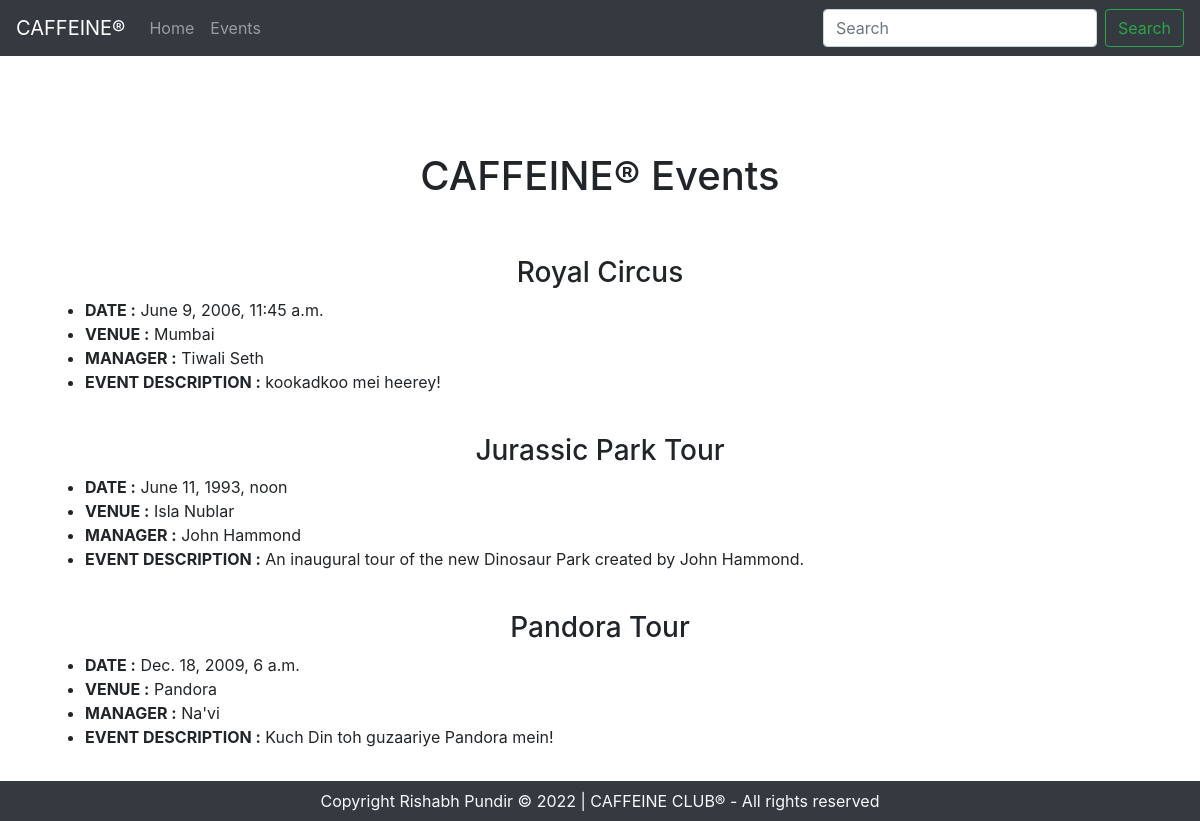
The app's page /events with its own data.
### CafClubApp/models.py (models this page shows, shortened)
class Event(models.Model):
    event_name = models.CharField('Event Name', max_length=50)
    event_date = models.DateTimeField('Event Date')
    venue = models.ForeignKey(Venue, blank=True, null=True, on_delete=models.CASCADE)
    manager = models.CharField(max_length=120)
    event_desc = models.TextField(blank=True)
    attendees = models.ManyToManyField(CaffeineUser, blank=True)

class Venue(models.Model):
    venue_name = models.CharField('Venue Name', max_length=120)
    venue_address = models.CharField(max_length=120)
    phone = models.CharField('Contact Phone No.',max_length=120)
    web = models.URLField('Website Address')
    email = models.EmailField('Email Address')
    def __str__(self):
        return self.venue_name

### CafClubApp/views.py (the view)
# urls.py: path('events', views.all_events, name='events_link'),
def all_events(request):
    events = Event.objects.all()
    return render(request, 'events/events_list.html', context={'events':events})

### templates/events/events_list.html (shortened to what this page needs)
{% extends 'events/base.html' %}
{% block body %}
<div class="container my-5">
    <h1 class="text-center py-5">CAFFEINE® Events</h1>
    {% for event in events %}
    <h3 class="text-center">{{event.event_name}}</h3>
    <ul>
    <li><strong>DATE :</strong> {{event.event_date}}</li>
    <li><strong>VENUE :</strong> {{event.venue}}</li>
    <li><strong>MANAGER :</strong> {{event.manager}}</li>
    <li><strong>EVENT DESCRIPTION :</strong> {{event.event_desc}}</li>
    <br></ul>
    {% endfor %}
</div>
{% endblock body %}

### templates/events/base.html (shortened to what this page needs)
<!doctype html>
<html lang="en">
  <head>
    {% load static %}
    {% get_media_prefix as MEDIA_URL %}
    <link rel="stylesheet" href="https://cdn.jsdelivr.net/npm/bootstrap@4.3.1/dist/css/bootstrap.min.css">
  </head>
  <body>
    <nav class="navbar navbar-expand-lg navbar-dark bg-dark">
        <a class="navbar-brand" href="{%url 'home_link'%}">CAFFEINE®</a>
        <div class="collapse navbar-collapse" id="navbarSupportedContent">
          <ul class="navbar-nav mr-auto">
            <li class="nav-item">
              <a class="nav-link" href="{%url 'home_link'%}">Home</a>
            </li>
            <li class="nav-item">
              <a class="nav-link" href="{% url 'events_link' %}">Events</a>
            </li>
          </ul>
          <form class="form-inline my-2 my-lg-0">
            <input class="form-control mr-sm-2" type="search" placeholder="Search" aria-label="Search">
            <button class="btn btn-outline-success my-2 my-sm-0" type="submit">Search</button>
          </form>
        </div>
      </nav>
      {% block body %}
      {% endblock body %}
      <footer class="bg-dark text-light fixed-bottom">
        <p class="text-center py-2 my-0">
            Copyright Rishabh Pundir &copy; 2022 | CAFFEINE CLUB®  - All rights reserved
        </p>
    </footer>
  </body>
</html>

### records on screen
Event: event_name "Royal Circus", event_date "June 9, 2006, 11:45 a.m.", venue "Mumbai", manager "Tiwali Seth", event_desc "kookadkoo mei heerey!"
Event: event_name "Jurassic Park Tour", event_date "June 11, 1993, noon", venue "Isla Nublar", manager "John Hammond", event_desc "An inaugural tour of the new Dinosaur Park created by John Hammond."
Event: event_name "Pandora Tour", event_date "Dec. 18, 2009, 6 a.m.", venue "Pandora", manager "Na'vi", event_desc "Kuch Din toh guzaariye Pandora mein!"
